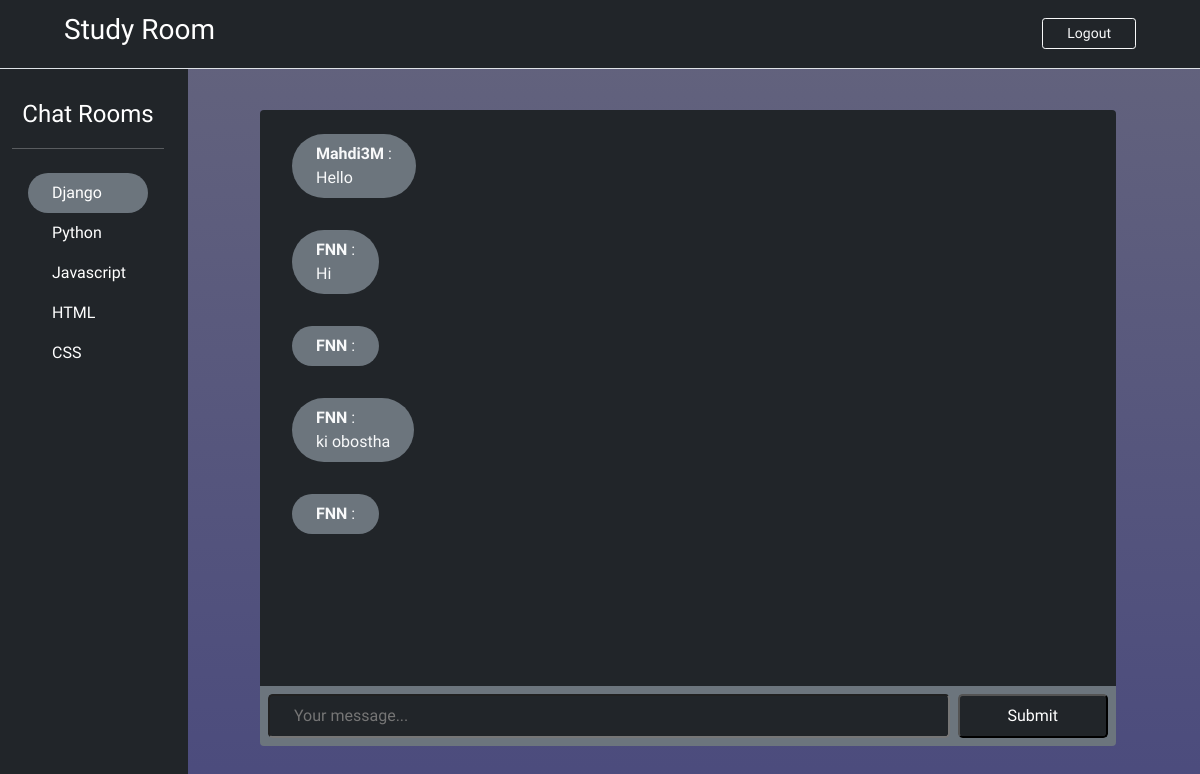
The page /room/django/ (signed in) on the database its author committed.
### chat/models.py (models this page shows)
class Room(models.Model):
    name = models.CharField(max_length=255)
    slug = models.SlugField(unique=True)

class Message(models.Model):
    room = models.ForeignKey(Room, related_name='messages', on_delete=models.CASCADE)
    user = models.ForeignKey(User, related_name='messages', on_delete=models.CASCADE)
    content = models.TextField()
    date_added = models.DateTimeField(auto_now_add=True)
    class Meta:
        ordering = ('date_added',)

### chat/views.py (the view)
# urls.py: path('room/', include('chat.urls')),
@login_required
def chat(request, slug=''):
    room_selected = None
    messages = None
    if slug != '':
        room_selected = Room.objects.get(slug=slug)
        messages = Message.objects.filter(room=room_selected)[0:25]
    rooms = Room.objects.all()
    return render(request, 'chat/chat.html', {
        'room_selected': room_selected,
        'chats': messages,
        'rooms': rooms
    })

### chat/templates/chat/chat.html (shortened to what this page needs)
{% extends 'layout.html' %}
{% block body %}
	<div class="row vh-100" style="width:100%;">
		<div class="mt-5 d-flex flex-column flex-shrink-0 pt-5 px-4 text-white bg-dark col-md-2 col-sm-3">
			<span class="fs-4 text-center">
				Chat Rooms
			</span>
			<hr>
			<ul class="nav nav-link mb-auto flex-column overflow-auto">
				{% for room in rooms %}
					<li class="p-0">
						<a	href="{% url 'room' room.slug %}"
							class="nav-link text-white text-truncate ps-4
							{% if room.slug == room_selected.slug %} bg-secondary rounded-pill py-2{% endif %}">
							{{ room.name }}
						</a>
					</li>
				{% endfor %}
			</ul>
		</div>
		<div class="mt-5 pt-4 px-4 col-md-10 col-sm-9 d-flex flex-column justify-content-center">
			{% if room_selected %}
				<div class="mx-5 p-2 bg-dark rounded-top">
					<div class="d-flex flex-column overflow-auto text-light" id="chat-messages" style="height: 70vh">
						{% for m in chats %}
							<div class="mx-4">
								<div
									class="rounded-pill bg-secondary py-2 px-4 my-3
									{% if m.user.username == user.username %} float-end{% endif %}"
									style="width: max-content;">
									<b>{{ m.user.username }}</b> :</br>{{ m.content }}
								</div>
							</div>
						{% endfor %}
					</div>
				</div>
				<div class="mb-3 mx-5 p-2 bg-secondary rounded-bottom">
					<form method="post" action="." class="d-flex">
						<input
							type="text"
							name="content"
							class="flex-grow-1 me-2 py-2 px-4 bg-dark text-light rounded-3"
							placeholder="Your message..."
							id="chat-message-input">
						<button	class="px-5 py-1 rounded-3 text-white bg-dark"
								id="chat-message-submit">
									Submit
						</button>
					</form>
				</div>
			{% endif %}
		</div>
	</div>
{% endblock body %}

### templates/layout.html (shortened to what this page needs)
{% load static %}
<!DOCTYPE html>
<html lang="en">
	<head>
		<link
			href="https://cdn.jsdelivr.net/npm/bootstrap@5.0.2/dist/css/bootstrap.min.css"
			rel="stylesheet"
 />
		<link rel="stylesheet" href="{% static 'css/style.css' %}" />
  	</head>
	<body>
		{% include 'navbar.html' %}
		<div class="gradient-custom overflow-auto vh-100 align-items-center">
			{% block body %}
			{% endblock body %}
		</div>
	</body>
</html>

### templates/navbar.html
<nav class="navbar navbar-expand-lg navbar-dark bg-dark fixed-top border-bottom border-bottom-light px-3">
    <div class="container-fluid justify-content-between px-5">
        <a class="navbar-brand" href="{% url 'home_page' %}"><h3>Study Room</h3></a>
        {% if user.is_authenticated %}
            <a class="btn btn-outline-light btn-sm px-4" href="{% url 'logout' %}" role="button">
                Logout
            </a>
        {% endif %}
    </div>
</nav>

### static/css/style.css (style rules this page uses)
body { background: linear-gradient(rgb(100, 100, 125, 1), rgb(75, 75, 125, 1)); font-family: 'Dosis', sans-serif; }

### rows shown on the page
Room: name "Django"
Room: name "Python"
Room: name "Javascript"
Room: name "HTML"
Room: name "CSS"
Message: user.username "Mahdi3M", content "Hello"
Message: user.username "FNN", content "Hi"
Message: user.username "FNN"
Message: user.username "FNN", content "ki obostha"
Message: user.username "FNN"
